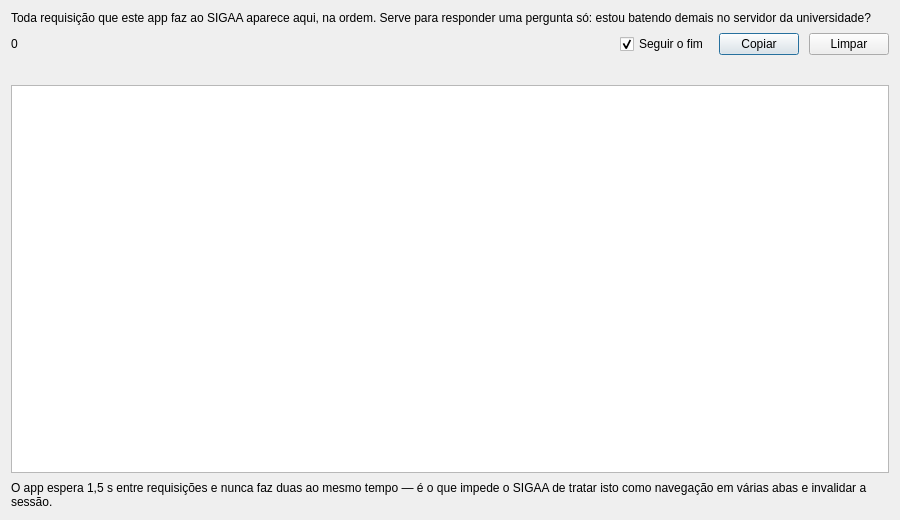
<?xml version="1.0" encoding="UTF-8"?>
<ui version="4.0">
 <class>JanelaDiagnostico</class>
 <widget class="QDialog" name="JanelaDiagnostico">
  <property name="geometry">
   <rect>
    <x>0</x>
    <y>0</y>
    <width>900</width>
    <height>520</height>
   </rect>
  </property>
  <property name="windowTitle">
   <string>Diagnóstico — requisições ao SIGAA</string>
  </property>
  <layout class="QVBoxLayout" name="layoutDiagnostico">
   <property name="spacing">
    <number>8</number>
   </property>
   <item>
    <widget class="QLabel" name="rotuloExplicacao">
     <property name="text">
      <string>Toda requisição que este app faz ao SIGAA aparece aqui, na ordem. Serve para responder uma pergunta só: estou batendo demais no servidor da universidade?</string>
     </property>
     <property name="wordWrap">
      <bool>true</bool>
     </property>
     <property name="classe" stdset="0">
      <string>cartaoDetalhe</string>
     </property>
    </widget>
   </item>
   <item>
    <layout class="QHBoxLayout" name="layoutContadores">
     <property name="spacing">
      <number>10</number>
     </property>
     <item>
      <widget class="QLabel" name="valorTotal">
       <property name="text">
        <string notr="true">0</string>
       </property>
      </widget>
     </item>
     <item>
      <widget class="QLabel" name="valorRitmo">
       <property name="text">
        <string notr="true"/>
       </property>
      </widget>
     </item>
     <item>
      <widget class="QLabel" name="valorErros">
       <property name="text">
        <string notr="true"/>
       </property>
      </widget>
     </item>
     <item>
      <spacer name="espacoContadores">
       <property name="orientation">
        <enum>Qt::Horizontal</enum>
       </property>
       <property name="sizeHint" stdset="0">
        <size>
         <width>0</width>
         <height>20</height>
        </size>
       </property>
      </spacer>
     </item>
     <item>
      <widget class="QCheckBox" name="caixaSeguir">
       <property name="text">
        <string>Seguir o fim</string>
       </property>
       <property name="checked">
        <bool>true</bool>
       </property>
       <property name="toolTip">
        <string>Rola sozinho para a requisição mais recente. Desmarque para investigar uma linha antiga sem a lista fugir.</string>
       </property>
      </widget>
     </item>
     <item>
      <widget class="QPushButton" name="botaoCopiar">
       <property name="text">
        <string>Copiar</string>
       </property>
       <property name="toolTip">
        <string>Copia o log inteiro como texto, pronto para colar num issue. Não contém senha, cookie nem corpo de requisição.</string>
       </property>
      </widget>
     </item>
     <item>
      <widget class="QPushButton" name="botaoLimpar">
       <property name="text">
        <string>Limpar</string>
       </property>
      </widget>
     </item>
    </layout>
   </item>
   <item>
    <widget class="QLabel" name="rotuloAlerta">
     <property name="text">
      <string notr="true"/>
     </property>
     <property name="wordWrap">
      <bool>true</bool>
     </property>
     <property name="visible">
      <bool>false</bool>
     </property>
     <property name="classe" stdset="0">
      <string>recado</string>
     </property>
    </widget>
   </item>
   <item>
    <widget class="QTableView" name="tvRequisicoes">
     <property name="alternatingRowColors">
      <bool>true</bool>
     </property>
     <property name="selectionBehavior">
      <enum>QAbstractItemView::SelectRows</enum>
     </property>
     <property name="wordWrap">
      <bool>false</bool>
     </property>
     <attribute name="horizontalHeaderHighlightSections">
      <bool>false</bool>
     </attribute>
     <attribute name="horizontalHeaderStretchLastSection">
      <bool>true</bool>
     </attribute>
     <attribute name="verticalHeaderVisible">
      <bool>false</bool>
     </attribute>
    </widget>
   </item>
   <item>
    <widget class="QLabel" name="rotuloRodape">
     <property name="text">
      <string>O app espera 1,5 s entre requisições e nunca faz duas ao mesmo tempo — é o que impede o SIGAA de tratar isto como navegação em várias abas e invalidar a sessão.</string>
     </property>
     <property name="wordWrap">
      <bool>true</bool>
     </property>
     <property name="classe" stdset="0">
      <string>cartaoDetalhe</string>
     </property>
    </widget>
   </item>
  </layout>
 </widget>
 <resources/>
 <connections/>
</ui>
